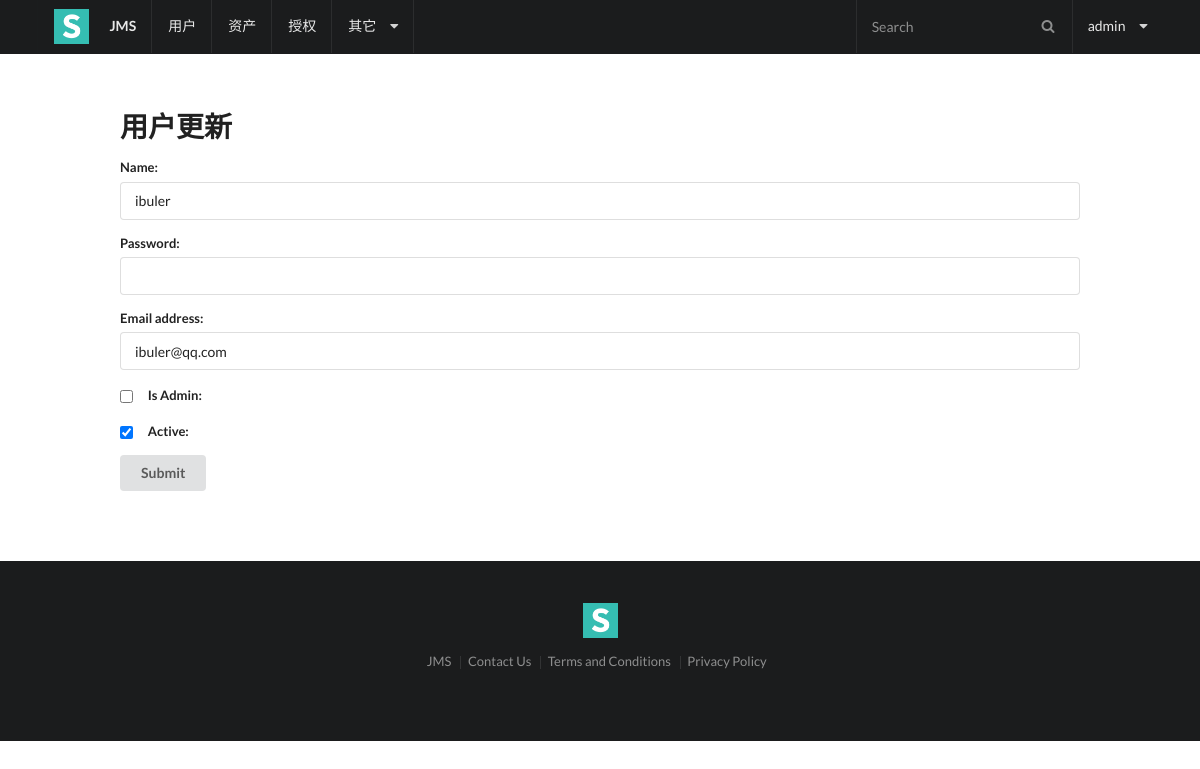
The page /users/5/update/ (signed in) on the database its author committed.
### users/models.py (models this page shows, shortened)
class User(AbstractUser):
    name = models.CharField(max_length=32, help_text="这是一个名字")
    wechat = models.CharField(max_length=128)

### users/views.py (the view, shortened to what this page needs)
# urls.py: url(r'^(?P<user_id>[0-9]+)/update/$', views.user_update, name='update'),
@login_required(login_url=reverse_lazy('users:login'))
@user_passes_test(lambda user: user.is_superuser)
def user_update(request, user_id):
    user = get_object_or_404(User, id=user_id)
    form = UserUpdateForm(instance=user)
    return render(request, 'users/update.html', {'form': form})

### users/forms.py
class UserUpdateForm(ModelForm):
    password = forms.CharField(required=False, widget=forms.PasswordInput)
    class Meta:
        model = User
        fields = ['name', 'password', 'email', 'is_superuser', 'is_active']
        widgets = {
            'username': TextInput(attrs={'placeholder': 'username'}),
            'email': EmailInput(attrs={'placeholder': 'email'})
        }
        labels = {
            'is_superuser': 'Is Admin'
        }

### users/templates/users/update.html (shortened to what this page needs)
{% extends 'base.html' %}
{% block content %}
    <h1 class="ui header">用户更新</h1>
    <form class="ui form" method="post" action="">
        {% for field in form %}
            {% if field.name in "is_superuser is_active" %}
                <div class="inline field">
                    {{ field }}
                    {{ field.label_tag  }}
                </div>
            {% else %}
                <div class="field">
                    {{ field.label_tag  }}
                    {{ field }}
                </div>
            {% endif %}
        {% endfor %}
        <button class="ui button" type="submit">Submit</button>
    </form>
{% endblock %}

### templates/base.html (shortened to what this page needs)
{% load staticfiles %}
<html>
<head>
    <link rel="stylesheet" type="text/css" href="{% static 'semantic/semantic.min.css' %}">
</head>
<body>
    <div class="ui fixed inverted menu">
        <div class="ui container">
            <a href="#" class="header item">
              <img class="logo" src="{% static 'img/logo.png' %}">
              JMS
            </a>
            <a href="{% url 'users:list' %}" class="item">用户</a>
            <a href="{% url 'assets:list' %}" class="item">资产</a>
            <a href="{% url 'perms:list' %}" class="item">授权</a>
            <div class="ui simple dropdown item">
                其它<i class="dropdown icon"></i>
            </div>
            <div class="right menu">
                <div class="item">
                  <div class="ui transparent inverted icon input">
                    <i class="search icon"></i>
                    <input type="text" placeholder="Search">
                  </div>
                </div>
                <div class="ui simple dropdown item">
                {{ request.user.username }} <i class="dropdown icon"></i>
            </div>
            </div>
        </div>
    </div>
    <div class="ui main text container">
        {% block content %}
        {% endblock %}
    </div>
    <div class="ui inverted vertical footer segment">
        <div class="ui center aligned container">
            <img src="{% static 'img/logo.png' %}" class="ui centered mini image">
            <div class="ui horizontal inverted small divided link list">
                <a class="item" href="#">JMS</a>
                <a class="item" href="#">Contact Us</a>
                <a class="item" href="#">Terms and Conditions</a>
                <a class="item" href="#">Privacy Policy</a>
            </div>
        </div>
    </div>
</body>
</html>

### rows shown on the page
User: user.username "admin"
User: form "ibuler" "ibuler@qq.com", form "☑"

### other values the page prints
{{ field.label_tag }} "Name:" "Password:" "Email address:"
{{ field.label_tag }} "Is Admin:" "Active:"
